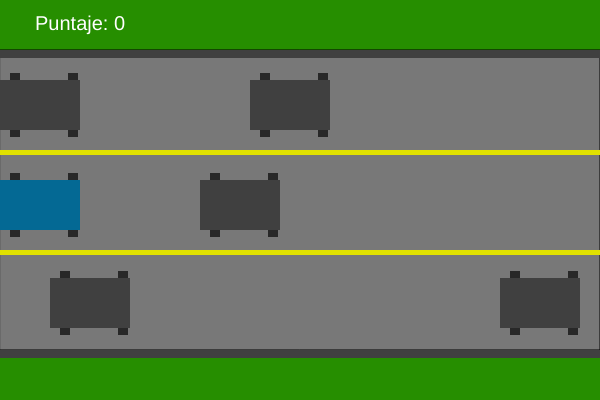
Frame 1 (no input)
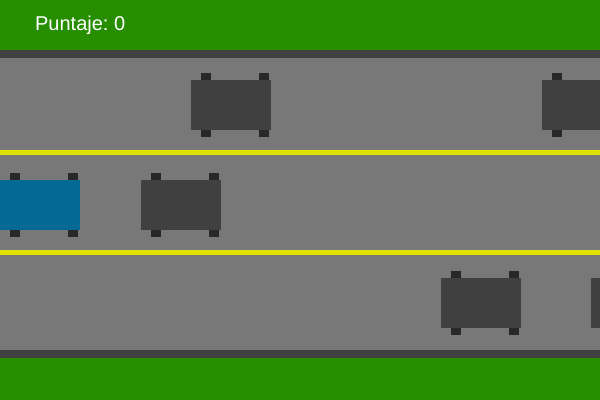
Frame 60 (no input)
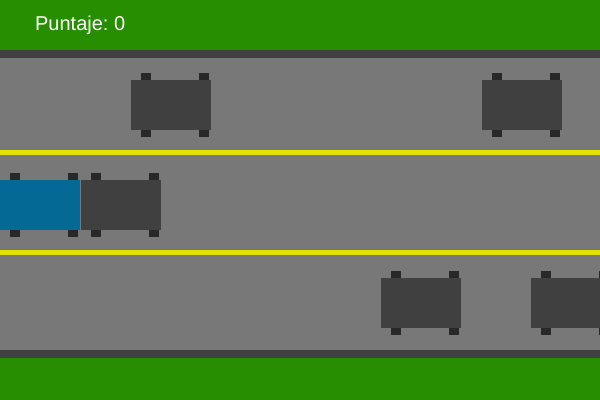
Frame 120 (the mouse pressed at the canvas centre since frame 60)

The p5.js sketch that drew these frames (run headless with seeded random() and noise() and a simulated clock; from frame 60 on, the mouse is pressed at the canvas centre):

// p5.js sketch
// ── sketch.js
let carritos = [];
let carritoMain;

let puntajes;

function setup(){
    createCanvas(600,400);

    //Carros
    carritos[0] = new Carritos(200,180,80,50);
    carritos[1] = new Carritos(50,278,80,50);
    carritos[2] = new Carritos(500,278,80,50);
    carritos[3] = new Carritos(0,80,80,50);
    carritos[4] = new Carritos(250,80,80,50);

    //Main car
    carritoMain = new mainCar(0,180,80,50);

    //puntaje
    puntajes = 0;
    
}

function draw(){
    background(38,142,0);

    //Carriles
    fill(120,120,120);
    rect(0,50,600,300);

    //lineas Grises
    noStroke();
    fill(64,64,64);
    rect(0,50,600,8);

    fill(64,64,64);
    rect(0,350,600,8);
    
    //lineas Amarillas
    fill(225,225,0);
    rect(0,150,600,5);

    fill(225,225,0);
    rect(0,250,600,5);
    
  
   
    


    //Carrito 
    for (let index = 0; index < carritos.length; index++) {
        carritos[index].dibujar();
        carritos[index].move();

    //Choque
        let distCar = dist(carritos[index].getPosX +80,carritos[index].getPosY, carritoMain.getPosX+80, carritoMain.getPosY);
        if(distCar < 60){
            carritoMain.setPosX = 0;
        }
    }
    carritoMain.dibujar();
    if(carritoMain.getPosX == 600){
        puntajes = puntajes + 10;
        carritoMain.setPosX = 0;
        carritoMain.setPosY= 180;
    }

    textSize(20);
    fill(255);
    text("Puntaje: "+ puntajes, 35,30);
    
}

function keyPressed(){
    carritoMain.movements(keyCode);
}
// ── Carritos.js
class Carritos{
    constructor(posX,posY,ancho,largo){
       this.posX = posX;
       this.posY = posY;
       this.ancho = ancho;
       this.largo = largo;
    }

    dibujar() {

    //Ruedas
    noStroke();
    fill(40);
    square(this.posX + 10, this.posY - 7, 10);
    square(this.posX + 10, this.posY + 47, 10);
    square(this.posX + 68, this.posY - 7, 10);
    square(this.posX + 68, this.posY + 47, 10);

    noStroke();
    fill(64, 64, 64);
    rect(this.posX,this.posY,this.ancho,this.largo);
    }

    move() {
        
        this.posX = this.posX - 1;
        if(this.posX <= 0) {
            this.posX = 600;
        }
    }

    get getPosX(){
        return this.posX;
    }
    
    get getPosY(){
        return this.posY;
    }
    get getancho(){
        return this.ancho;
    }
    
    get getlargo(){
        return this.largo;
    }

}
// ── mainCar.js
class mainCar{
    constructor(posX,posY,ancho,largo){
       this.posX = posX;
       this.posY = posY;
       this.ancho = ancho;
       this.largo = largo;
    }

    dibujar() {

// llantas
    fill(40);
    square(this.posX + 10, this.posY - 7, 10);
    square(this.posX + 10, this.posY + 47, 10);
    square(this.posX + 68, this.posY - 7, 10);
    square(this.posX + 68, this.posY + 47, 10);

//Carro
    noStroke();
    fill(4, 105, 148);
    rect(this.posX,this.posY,this.ancho,this.largo);
    
    }

    movements(move){
        switch(move){
            case UP_ARROW:
                if(this.posY >= 100 && this.posY <= 350){
                    this.posY = this.posY - 100;
                }
                break;
            case DOWN_ARROW:
                if(this.posY >= 50 && this.posY <= 250){
                    this.posY = this.posY + 100;
                }
                break;
            case RIGHT_ARROW:
                this.posX = this.posX + 40;
                break;
                
            case LEFT_ARROW:
                if(this.posX >= 50 && this.posX <= 600){
                    this.posX = this.posX - 40;
                }
                break;
        }
    }

    get getPosX(){
        return this.posX;
    }

    set setPosX(posX){
        this.posX = posX;
    }

    get getPosY(){
        return this.posY;
    }
    set setPosY(posY){
        this.posY = posY;
    }
}
